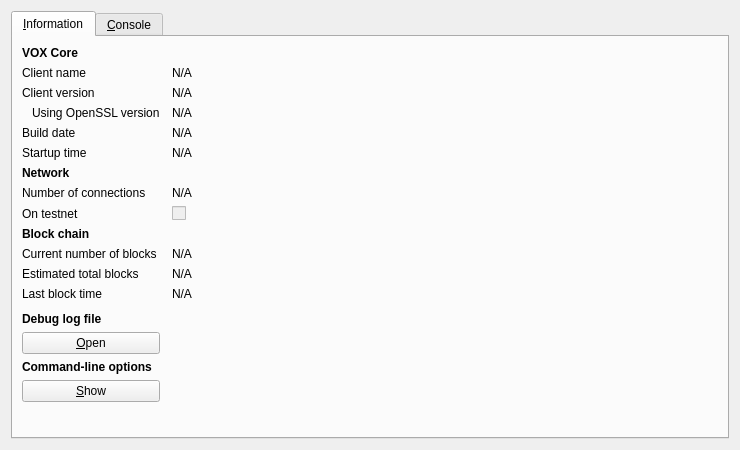
<?xml version="1.0" encoding="UTF-8"?>
<ui version="4.0">
 <class>RPCConsole</class>
 <widget class="QDialog" name="RPCConsole">
  <property name="geometry">
   <rect>
    <x>0</x>
    <y>0</y>
    <width>740</width>
    <height>450</height>
   </rect>
  </property>
  <property name="windowTitle">
   <string>VOX - Debug window</string>
  </property>
  <property name="styleSheet">
   <string notr="true">background-image: url(:/images/2s);</string>
  </property>
  <layout class="QVBoxLayout" name="verticalLayout_2">
   <item>
    <widget class="QTabWidget" name="tabWidget">
     <property name="currentIndex">
      <number>0</number>
     </property>
     <widget class="QWidget" name="tab_info">
      <attribute name="title">
       <string>&amp;Information</string>
      </attribute>
      <layout class="QGridLayout" name="gridLayout" columnstretch="0,1">
       <property name="horizontalSpacing">
        <number>12</number>
       </property>
       <item row="0" column="0">
        <widget class="QLabel" name="label_9">
         <property name="font">
          <font>
           <weight>75</weight>
           <bold>true</bold>
          </font>
         </property>
         <property name="text">
          <string>VOX Core</string>
         </property>
        </widget>
       </item>
       <item row="1" column="0">
        <widget class="QLabel" name="label_5">
         <property name="text">
          <string>Client name</string>
         </property>
        </widget>
       </item>
       <item row="1" column="1">
        <widget class="QLabel" name="clientName">
         <property name="cursor">
          <cursorShape>IBeamCursor</cursorShape>
         </property>
         <property name="text">
          <string>N/A</string>
         </property>
         <property name="textFormat">
          <enum>Qt::PlainText</enum>
         </property>
         <property name="textInteractionFlags">
          <set>Qt::LinksAccessibleByMouse|Qt::TextSelectableByKeyboard|Qt::TextSelectableByMouse</set>
         </property>
        </widget>
       </item>
       <item row="2" column="0">
        <widget class="QLabel" name="label_6">
         <property name="text">
          <string>Client version</string>
         </property>
        </widget>
       </item>
       <item row="2" column="1">
        <widget class="QLabel" name="clientVersion">
         <property name="cursor">
          <cursorShape>IBeamCursor</cursorShape>
         </property>
         <property name="text">
          <string>N/A</string>
         </property>
         <property name="textFormat">
          <enum>Qt::PlainText</enum>
         </property>
         <property name="textInteractionFlags">
          <set>Qt::LinksAccessibleByMouse|Qt::TextSelectableByKeyboard|Qt::TextSelectableByMouse</set>
         </property>
        </widget>
       </item>
       <item row="3" column="0">
        <widget class="QLabel" name="label_14">
         <property name="text">
          <string>Using OpenSSL version</string>
         </property>
         <property name="indent">
          <number>10</number>
         </property>
        </widget>
       </item>
       <item row="3" column="1">
        <widget class="QLabel" name="openSSLVersion">
         <property name="cursor">
          <cursorShape>IBeamCursor</cursorShape>
         </property>
         <property name="text">
          <string>N/A</string>
         </property>
         <property name="textFormat">
          <enum>Qt::PlainText</enum>
         </property>
         <property name="textInteractionFlags">
          <set>Qt::LinksAccessibleByMouse|Qt::TextSelectableByKeyboard|Qt::TextSelectableByMouse</set>
         </property>
        </widget>
       </item>
       <item row="4" column="0">
        <widget class="QLabel" name="label_12">
         <property name="text">
          <string>Build date</string>
         </property>
        </widget>
       </item>
       <item row="4" column="1">
        <widget class="QLabel" name="buildDate">
         <property name="cursor">
          <cursorShape>IBeamCursor</cursorShape>
         </property>
         <property name="text">
          <string>N/A</string>
         </property>
         <property name="textFormat">
          <enum>Qt::PlainText</enum>
         </property>
         <property name="textInteractionFlags">
          <set>Qt::LinksAccessibleByMouse|Qt::TextSelectableByKeyboard|Qt::TextSelectableByMouse</set>
         </property>
        </widget>
       </item>
       <item row="5" column="0">
        <widget class="QLabel" name="label_13">
         <property name="text">
          <string>Startup time</string>
         </property>
        </widget>
       </item>
       <item row="5" column="1">
        <widget class="QLabel" name="startupTime">
         <property name="cursor">
          <cursorShape>IBeamCursor</cursorShape>
         </property>
         <property name="text">
          <string>N/A</string>
         </property>
         <property name="textFormat">
          <enum>Qt::PlainText</enum>
         </property>
         <property name="textInteractionFlags">
          <set>Qt::LinksAccessibleByMouse|Qt::TextSelectableByKeyboard|Qt::TextSelectableByMouse</set>
         </property>
        </widget>
       </item>
       <item row="6" column="0">
        <widget class="QLabel" name="label_11">
         <property name="font">
          <font>
           <weight>75</weight>
           <bold>true</bold>
          </font>
         </property>
         <property name="text">
          <string>Network</string>
         </property>
        </widget>
       </item>
       <item row="7" column="0">
        <widget class="QLabel" name="label_7">
         <property name="text">
          <string>Number of connections</string>
         </property>
        </widget>
       </item>
       <item row="7" column="1">
        <widget class="QLabel" name="numberOfConnections">
         <property name="cursor">
          <cursorShape>IBeamCursor</cursorShape>
         </property>
         <property name="text">
          <string>N/A</string>
         </property>
         <property name="textFormat">
          <enum>Qt::PlainText</enum>
         </property>
         <property name="textInteractionFlags">
          <set>Qt::LinksAccessibleByMouse|Qt::TextSelectableByKeyboard|Qt::TextSelectableByMouse</set>
         </property>
        </widget>
       </item>
       <item row="8" column="0">
        <widget class="QLabel" name="label_8">
         <property name="text">
          <string>On testnet</string>
         </property>
        </widget>
       </item>
       <item row="8" column="1">
        <widget class="QCheckBox" name="isTestNet">
         <property name="enabled">
          <bool>false</bool>
         </property>
         <property name="text">
          <string/>
         </property>
        </widget>
       </item>
       <item row="9" column="0">
        <widget class="QLabel" name="label_10">
         <property name="font">
          <font>
           <weight>75</weight>
           <bold>true</bold>
          </font>
         </property>
         <property name="text">
          <string>Block chain</string>
         </property>
        </widget>
       </item>
       <item row="10" column="0">
        <widget class="QLabel" name="label_3">
         <property name="text">
          <string>Current number of blocks</string>
         </property>
        </widget>
       </item>
       <item row="10" column="1">
        <widget class="QLabel" name="numberOfBlocks">
         <property name="cursor">
          <cursorShape>IBeamCursor</cursorShape>
         </property>
         <property name="text">
          <string>N/A</string>
         </property>
         <property name="textFormat">
          <enum>Qt::PlainText</enum>
         </property>
         <property name="textInteractionFlags">
          <set>Qt::LinksAccessibleByMouse|Qt::TextSelectableByKeyboard|Qt::TextSelectableByMouse</set>
         </property>
        </widget>
       </item>
       <item row="11" column="0">
        <widget class="QLabel" name="label_4">
         <property name="text">
          <string>Estimated total blocks</string>
         </property>
        </widget>
       </item>
       <item row="11" column="1">
        <widget class="QLabel" name="totalBlocks">
         <property name="cursor">
          <cursorShape>IBeamCursor</cursorShape>
         </property>
         <property name="text">
          <string>N/A</string>
         </property>
         <property name="textFormat">
          <enum>Qt::PlainText</enum>
         </property>
         <property name="textInteractionFlags">
          <set>Qt::LinksAccessibleByMouse|Qt::TextSelectableByKeyboard|Qt::TextSelectableByMouse</set>
         </property>
        </widget>
       </item>
       <item row="12" column="0">
        <widget class="QLabel" name="label_2">
         <property name="text">
          <string>Last block time</string>
         </property>
        </widget>
       </item>
       <item row="12" column="1">
        <widget class="QLabel" name="lastBlockTime">
         <property name="cursor">
          <cursorShape>IBeamCursor</cursorShape>
         </property>
         <property name="text">
          <string>N/A</string>
         </property>
         <property name="textFormat">
          <enum>Qt::PlainText</enum>
         </property>
         <property name="textInteractionFlags">
          <set>Qt::LinksAccessibleByMouse|Qt::TextSelectableByKeyboard|Qt::TextSelectableByMouse</set>
         </property>
        </widget>
       </item>
       <item row="13" column="0">
        <spacer name="verticalSpacer_2">
         <property name="orientation">
          <enum>Qt::Vertical</enum>
         </property>
         <property name="sizeHint" stdset="0">
          <size>
           <width>20</width>
           <height>20</height>
          </size>
         </property>
        </spacer>
       </item>
       <item row="14" column="0">
        <widget class="QLabel" name="labelDebugLogfile">
         <property name="font">
          <font>
           <weight>75</weight>
           <bold>true</bold>
          </font>
         </property>
         <property name="text">
          <string>Debug log file</string>
         </property>
        </widget>
       </item>
       <item row="15" column="0">
        <widget class="QPushButton" name="openDebugLogfileButton">
         <property name="toolTip">
          <string>Open the VOX debug log file from the current data directory. This can take a few seconds for large log files.</string>
         </property>
         <property name="text">
          <string>&amp;Open</string>
         </property>
         <property name="autoDefault">
          <bool>false</bool>
         </property>
        </widget>
       </item>
       <item row="16" column="0">
        <widget class="QLabel" name="labelCLOptions">
         <property name="font">
          <font>
           <weight>75</weight>
           <bold>true</bold>
          </font>
         </property>
         <property name="text">
          <string>Command-line options</string>
         </property>
        </widget>
       </item>
       <item row="17" column="0">
        <widget class="QPushButton" name="showCLOptionsButton">
         <property name="toolTip">
          <string>Show the VOX-Qt help message to get a list with possible VOX command-line options.</string>
         </property>
         <property name="text">
          <string>&amp;Show</string>
         </property>
         <property name="autoDefault">
          <bool>false</bool>
         </property>
        </widget>
       </item>
       <item row="18" column="0">
        <spacer name="verticalSpacer">
         <property name="orientation">
          <enum>Qt::Vertical</enum>
         </property>
         <property name="sizeHint" stdset="0">
          <size>
           <width>20</width>
           <height>40</height>
          </size>
         </property>
        </spacer>
       </item>
      </layout>
     </widget>
     <widget class="QWidget" name="tab_console">
      <attribute name="title">
       <string>&amp;Console</string>
      </attribute>
      <layout class="QVBoxLayout" name="verticalLayout_3">
       <property name="spacing">
        <number>3</number>
       </property>
       <item>
        <widget class="QTextEdit" name="messagesWidget">
         <property name="minimumSize">
          <size>
           <width>0</width>
           <height>100</height>
          </size>
         </property>
         <property name="readOnly">
          <bool>true</bool>
         </property>
         <property name="tabKeyNavigation" stdset="0">
          <bool>false</bool>
         </property>
         <property name="columnCount" stdset="0">
          <number>2</number>
         </property>
        </widget>
       </item>
       <item>
        <layout class="QHBoxLayout" name="horizontalLayout">
         <property name="spacing">
          <number>3</number>
         </property>
         <item>
          <widget class="QLabel" name="label">
           <property name="text">
            <string notr="true">&gt;</string>
           </property>
          </widget>
         </item>
         <item>
          <widget class="QLineEdit" name="lineEdit"/>
         </item>
         <item>
          <widget class="QPushButton" name="clearButton">
           <property name="maximumSize">
            <size>
             <width>24</width>
             <height>24</height>
            </size>
           </property>
           <property name="toolTip">
            <string>Clear console</string>
           </property>
           <property name="text">
            <string/>
           </property>
           <property name="icon">
            <iconset resource="../bitcoin.qrc">
             <normaloff>:/icons/remove</normaloff>:/icons/remove</iconset>
           </property>
           <property name="shortcut">
            <string notr="true">Ctrl+L</string>
           </property>
           <property name="autoDefault">
            <bool>false</bool>
           </property>
          </widget>
         </item>
        </layout>
       </item>
      </layout>
     </widget>
    </widget>
   </item>
  </layout>
 </widget>
 <resources>
  <include location="../bitcoin.qrc"/>
 </resources>
 <connections/>
</ui>
